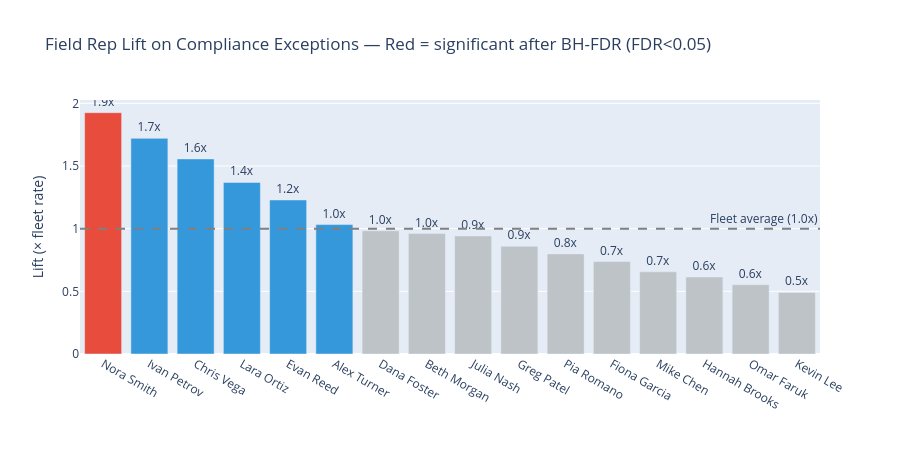

The code cell stored with this chart in its notebook:
### Markdown cell above
**Interpretation — important statistical caveat.** As executed, all six regional-hotspot chi-square tests are **degenerate**: the cell parses the exception type from the human-readable insight headline (e.g. "low sell through") but matches it against the underscore-delimited `exception_type` column (e.g. "low_sell_through"). The filter therefore returns zero observations for every region/type combination, so the call becomes `chisquare([0,0], f_exp=[0,0])` → χ²=NaN, p=NaN. Consequently none of the six p-values are real, and no hotspot can be called statistically significant — the chart title "Red = statistically significant after BH-FDR" is not borne out by the computed data (all bars render gray). This bug is flagged as finding #1 (CRITICAL) in the T01 Statistical Assumption Audit.

The lift bars shown are therefore **descriptive only**: the Poisson exact 95% CIs in the output table all collapse to [0.00, 0.00] because the underlying observed counts are zero (same parsing bug). Treat the over-indexing visual as an unverified heuristic from the Insight Engine, not a tested statistical claim. Separately, the T01 audit notes that were the parsing bug fixed, all six expected cell counts would clear the ≥5 threshold — so the degeneracy is a code artifact, not an assumption violation. The statistical significance of regional hotspots cannot be assessed from this notebook as shipped; the dashed "expected (1.0×)" line is not a tested boundary.

The North's apparent over-indexing on low sell-through and overstock risk should be treated as a **hypothesis for investigation**, not a confirmed finding, until the headline/type-mismatch bug is fixed and the chi-squares re-run.

### Code cell
conf_proof_types = ['missing_confirmation','late_confirmation','missing_photo_proof','late_photo_proof']
cp_exc = exc[exc['exception_type'].isin(conf_proof_types)]

rep_cp = cp_exc.merge(stores[['store_id','field_rep']], on='store_id', how='left')
rep_counts = rep_cp.groupby('field_rep').size().reset_index(name='cp_exceptions')
rep_stores = stores.groupby('field_rep')['store_id'].nunique().reset_index(name='store_count')
rep_summary = rep_counts.merge(rep_stores, on='field_rep')
rep_summary['rate'] = rep_summary['cp_exceptions'] / rep_summary['store_count']

fleet_rate = rep_summary['cp_exceptions'].sum() / rep_summary['store_count'].sum()
rep_summary['expected'] = rep_summary['store_count'] * fleet_rate
rep_summary['lift'] = rep_summary['cp_exceptions'] / rep_summary['expected']

# Poisson test for each rep: is their count significantly higher than expected?
rep_summary['p_value'] = rep_summary.apply(
    lambda r: 1 - stats.poisson.cdf(r['cp_exceptions'] - 1, r['expected']), axis=1
)
rep_summary['significant'] = rep_summary['p_value'] < 0.05

# ── BH-FDR correction across the 16-rep family (T06) ──
reject_fdr, pvals_fdr, _, _ = multipletests(rep_summary['p_value'].values, alpha=0.05, method='fdr_bh')
rep_summary['p_fdr'] = pvals_fdr
rep_summary['significant_fdr'] = reject_fdr

# ── Poisson exact CI on field rep lift (T07) ──
rep_summary['lift_ci_lo'] = rep_summary.apply(
    lambda r: poisson.ppf(0.025, r['cp_exceptions']) / r['expected'] if r['expected'] > 0 else 0, axis=1)
rep_summary['lift_ci_hi'] = rep_summary.apply(
    lambda r: poisson.ppf(0.975, r['cp_exceptions']) / r['expected'] if r['expected'] > 0 else 0, axis=1)
rep_summary['lift_ci'] = rep_summary.apply(
    lambda r: f"[{r['lift_ci_lo']:.2f}, {r['lift_ci_hi']:.2f}]", axis=1)

rep_summary = rep_summary.sort_values('lift', ascending=False)

flagged = rep_summary[rep_summary['significant_fdr'] & (rep_summary['lift'] > 1.0)]

fig = go.Figure()
for _, r in rep_summary.iterrows():
    color = '#e74c3c' if r['significant_fdr'] and r['lift'] > 1 else '#3498db' if r['lift'] > 1 else '#bdc3c7'
    fig.add_bar(x=[r['field_rep']], y=[r['lift']], marker_color=color,
                text=f"{r['lift']:.1f}x", textposition='outside', showlegend=False)
fig.add_hline(y=1.0, line_dash='dash', line_color='gray', annotation_text='Fleet average (1.0x)')
fig.update_layout(
    title='Field Rep Lift on Compliance Exceptions — Red = significant after BH-FDR (FDR<0.05)',
    yaxis_title='Lift (× fleet rate)', xaxis_title='', height=450
)
fig.show()

print(f'Fleet average: {fleet_rate:.2f} compliance exceptions per store')
print(f'Statistically significant over-indexing reps (BH-FDR corrected): {len(flagged)}')
print(f'  (raw p<0.05 would flag {int(rep_summary["significant"].sum())} reps; BH-FDR reduces to {int(rep_summary["significant_fdr"].sum())})')
print()
print('Flagged reps detail (FDR-corrected):')
for _, r in flagged.iterrows():
    print(f"  {r['field_rep']:20s}  {r['cp_exceptions']:3d} exceptions / {r['store_count']} stores  "
          f"= {r['rate']:.1f}/store  (lift {r['lift']:.2f}x, 95% CI {r['lift_ci']}, p={r['p_value']:.4f}, p_fdr={r['p_fdr']:.4f})")

### Figure 1 — Plotly figure (JSON) as saved in the notebook; plotly's stock layout.template omitted (floating-point values rounded to 4 significant figures)
{"data": [{"marker": {"color": "#e74c3c"}, "showlegend": false, "text": "1.9x", "textposition": "outside", "type": "bar", "x": ["Nora Smith"], "y": [1.925]}, {"marker": {"color": "#3498db"}, "showlegend": false, "text": "1.7x", "textposition": "outside", "type": "bar", "x": ["Ivan Petrov"], "y": [1.72]}, {"marker": {"color": "#3498db"}, "showlegend": false, "text": "1.6x", "textposition": "outside", "type": "bar", "x": ["Chris Vega"], "y": [1.556]}, {"marker": {"color": "#3498db"}, "showlegend": false, "text": "1.4x", "textposition": "outside", "type": "bar", "x": ["Lara Ortiz"], "y": [1.369]}, {"marker": {"color": "#3498db"}, "showlegend": false, "text": "1.2x", "textposition": "outside", "type": "bar", "x": ["Evan Reed"], "y": [1.229]}, {"marker": {"color": "#3498db"}, "showlegend": false, "text": "1.0x", "textposition": "outside", "type": "bar", "x": ["Alex Turner"], "y": [1.032]}, {"marker": {"color": "#bdc3c7"}, "showlegend": false, "text": "1.0x", "textposition": "outside", "type": "bar", "x": ["Dana Foster"], "y": [0.9831]}, {"marker": {"color": "#bdc3c7"}, "showlegend": false, "text": "1.0x", "textposition": "outside", "type": "bar", "x": ["Beth Morgan"], "y": [0.9607]}, {"marker": {"color": "#bdc3c7"}, "showlegend": false, "text": "0.9x", "textposition": "outside", "type": "bar", "x": ["Julia Nash"], "y": [0.9421]}, {"marker": {"color": "#bdc3c7"}, "showlegend": false, "text": "0.9x", "textposition": "outside", "type": "bar", "x": ["Greg Patel"], "y": [0.8602]}, {"marker": {"color": "#bdc3c7"}, "showlegend": false, "text": "0.8x", "textposition": "outside", "type": "bar", "x": ["Pia Romano"], "y": [0.7987]}, {"marker": {"color": "#bdc3c7"}, "showlegend": false, "text": "0.7x", "textposition": "outside", "type": "bar", "x": ["Fiona Garcia"], "y": [0.7373]}, {"marker": {"color": "#bdc3c7"}, "showlegend": false, "text": "0.7x", "textposition": "outside", "type": "bar", "x": ["Mike Chen"], "y": [0.6554]}, {"marker": {"color": "#bdc3c7"}, "showlegend": false, "text": "0.6x", "textposition": "outside", "type": "bar", "x": ["Hannah Brooks"], "y": [0.6144]}, {"marker": {"color": "#bdc3c7"}, "showlegend": false, "text": "0.6x", "textposition": "outside", "type": "bar", "x": ["Omar Faruk"], "y": [0.553]}, {"marker": {"color": "#bdc3c7"}, "showlegend": false, "text": "0.5x", "textposition": "outside", "type": "bar", "x": ["Kevin Lee"], "y": [0.4915]}], "layout": {"annotations": [{"showarrow": false, "text": "Fleet average (1.0x)", "x": 1, "xanchor": "right", "xref": "x domain", "y": 1.0, "yanchor": "bottom", "yref": "y"}], "height": 450, "shapes": [{"line": {"color": "gray", "dash": "dash"}, "type": "line", "x0": 0, "x1": 1, "xref": "x domain", "y0": 1.0, "y1": 1.0, "yref": "y"}], "title": {"text": "Field Rep Lift on Compliance Exceptions — Red = significant after BH-FDR (FDR<0.05)"}, "xaxis": {"title": {"text": ""}}, "yaxis": {"title": {"text": "Lift (× fleet rate)"}}}}
